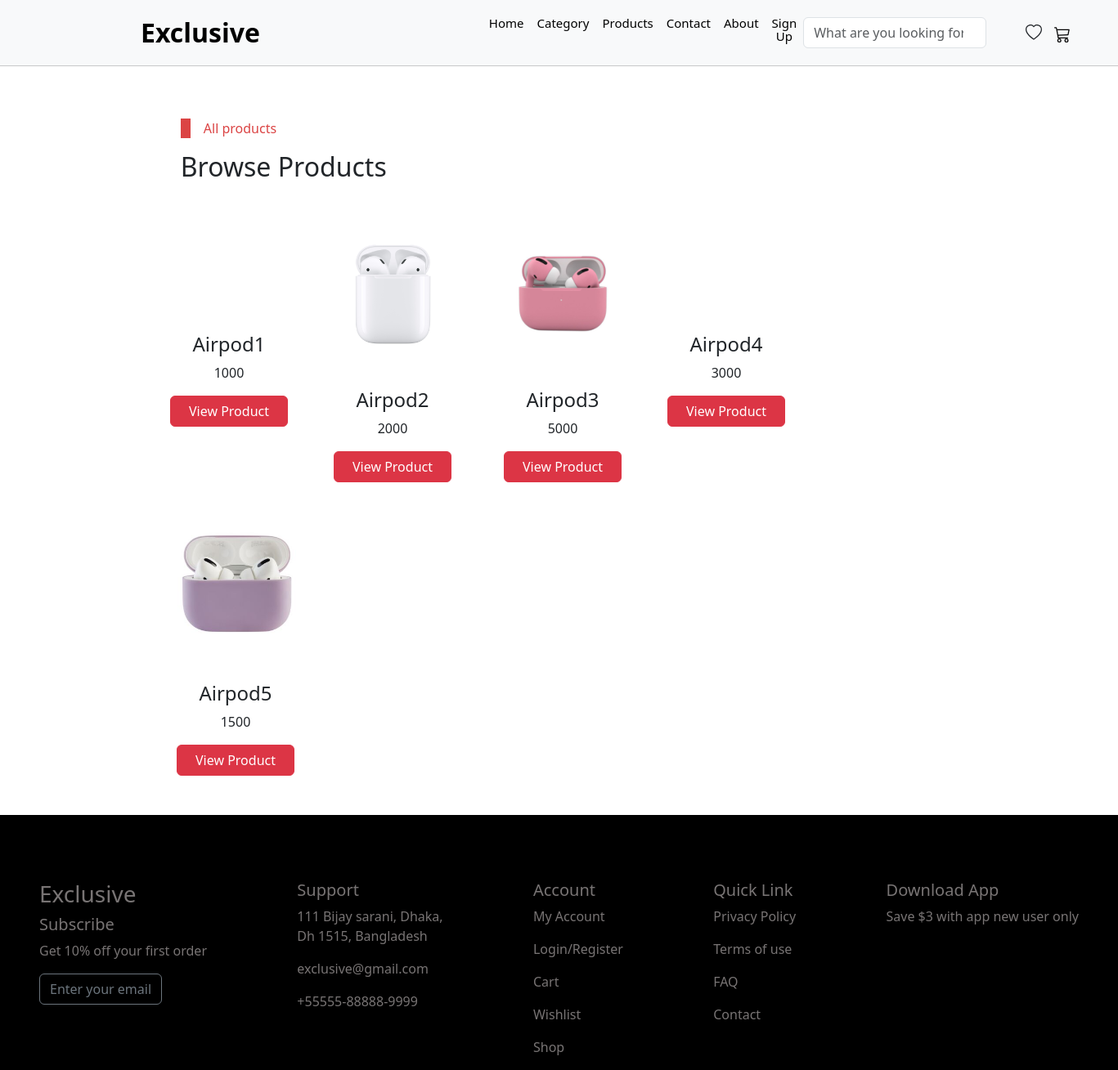
Page /products on the committed database.
### app1/models.py (models this page shows, shortened)
class product(models.Model):
    category = models.ForeignKey(Category,on_delete= models.CASCADE)
    name = models.CharField(max_length=200)
    rate = models.IntegerField()
    images = models.FileField(upload_to='products/images', max_length=100)
    description = models.TextField()

### app1/views.py (the view)
# urls.py: path('products',views.products, name='products'),
def products(request):
     products= product.objects.all().order_by('name')
     return render(request,'products.html',{'Product':products})

### templates/products.html (shortened to what this page needs)
{% extends "common.html" %}
{% block content %}
{% load static %}
<div class="cat">
    <p class="today">All products</p>
    <h2>Browse Products</h2>
</div>
<div class="shop" style="padding-inline: 13em;">
    {% for i in Product %}
    {% include "product.html" with data=i %}
    {% endfor %}
</div>
{% endblock content %}

### templates/product.html (shortened to what this page needs)
{% load static %}
<!DOCTYPE html>
<html lang="en">
<head>
</head>
<body>
  <div>
    <div class="boatairpod">
      <img src="{{data.images.url}}" style="height:10em" alt="">
      <h4 class="boat">{{data.name}}</h4>
      <p>{{data.rate}}</p>
      <a href="{% url "product_details" i.id %}">
      <button type="button" class="btn btn-danger" style="width: 9em;">View Product</button></a>
    </div>
  </div>
</body>
</html>

### static/css/home.css (style rules this page uses)
.today { border-left: 0.8rem solid #db4444; padding-left: 1em; color: #db4444; }
.shop { display: flex; padding-inline: 4em; align-items: center; gap: 3em; padding-top: 3em; padding-bottom: 3em; flex-wrap: wrap; }
.boat { padding-top: 1.5em; text-align: center; }
.boatairpod { text-align: center; }
.cat { padding-inline: 13.8em; }

### static/css/categories.css (style rules this page uses)
.cat { padding-top: 4em; }

### rows in the picture
product: name "Airpod1", rate "1000"
product: images (picture), name "Airpod2", rate "2000"
product: images (picture), name "Airpod3", rate "5000"
product: name "Airpod4", rate "3000"
product: images (picture), name "Airpod5", rate "1500"
